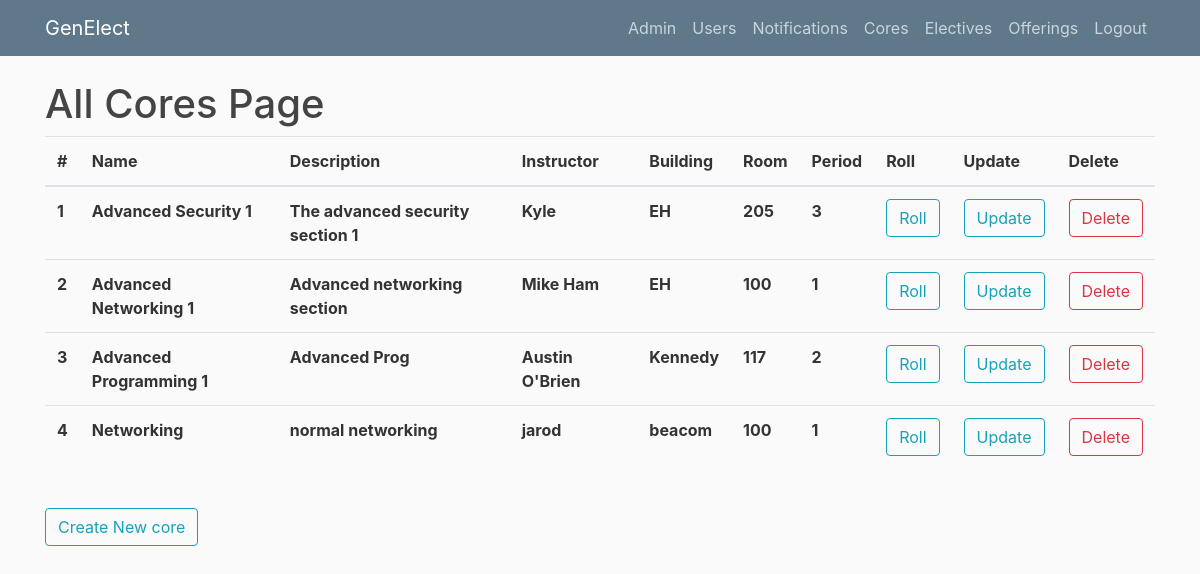
/allcores (signed in), run on an earlier commit of the app's database.
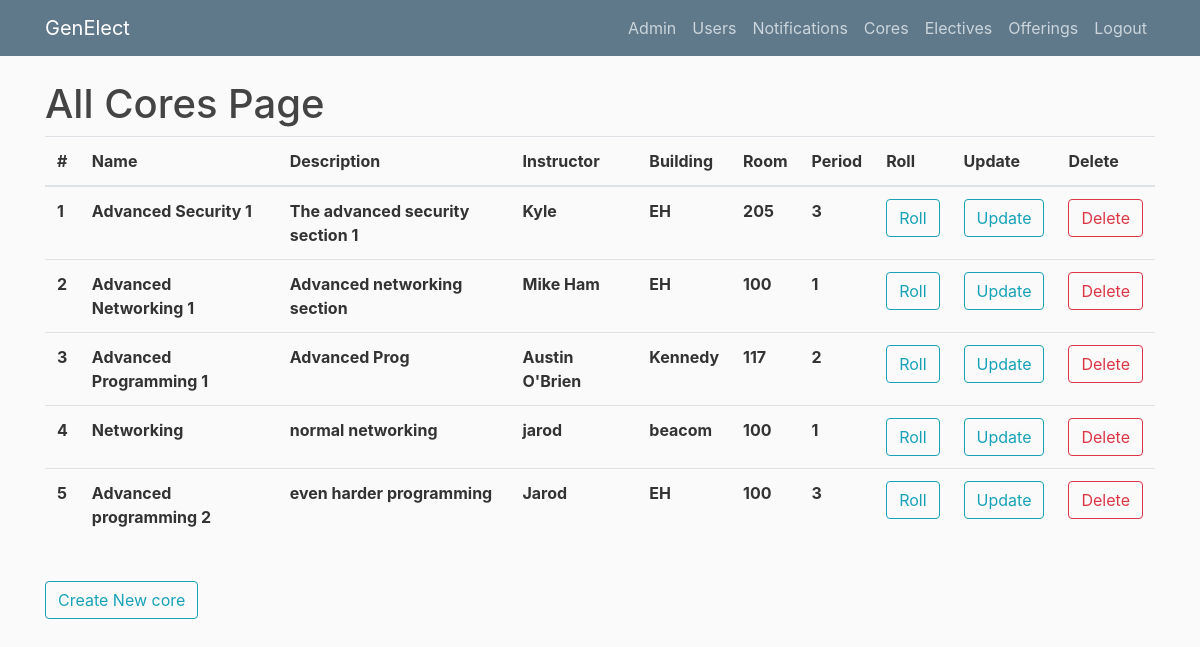
And on a later commit of the database.
### genElect/models.py (models this page shows)
class Base(db.Model):
    __abstract__ = True
    id = db.Column(db.Integer, primary_key=True, autoincrement=True)
    date_created = db.Column(db.DateTime, default=db.func.current_timestamp())
    date_modified = db.Column(db.DateTime, default=db.func.current_timestamp(),
            onupdate=db.func.current_timestamp())

class Cores(Base):
    __tablename__ = 'cores'
    name = db.Column(db.String(100))
    description = db.Column(db.String(500))
    building = db.Column(db.String(100))
    room = db.Column(db.String(100))
    core_period = db.Column(db.Integer)
    instructor = db.Column(db.String(100))
    registrations = db.relationship('CoreRegistrations', backref='core', lazy=True)

### genElect/__init__.py (the view)
@app.route("/allcores")
def allcores():
    if current_user.is_authenticated and (current_user.role == "admin" or current_user.role == "instructor"):
        cores = Cores.query.all()
        return render_template('allcores.html', cores=cores, title="Cores")
    else:
        return render_template('denied.html')

### genElect/__init__.py (called while the page is built)
@login_manager.user_loader
def load_user(user_id):
    return Users.query.get(int(user_id))

### genElect/templates/allcores.html
{% extends "layout.html" %}
{% block content %}
    <h1>All Cores Page</h1>
	<table class="table">
	  <thead>
	    <tr>
	      <th scope="col">#</th>
	      <th scope="col">Name</th>
	      <th scope="col">Description</th>
	      <th scope="col">Instructor</th>
	      <th scope="col">Building</th>
	      <th scope="col">Room</th>
	      <th scope="col">Period</th>
	      <th scope="col">Roll</th>
	      <th scope="col">Update</th>
	      <th scope="col">Delete</th>
	    </tr>
	  </thead>
	  <tbody>
	  	{% for core in cores %}
	    <tr>
	      <th scope="row">{{core.id}}</th>
	      <th scope="row">{{core.name}}</th>
	      <th scope="row">{{core.description}}</th>
	      <th scope="row">{{core.instructor}}</th>
	      <th scope="row">{{core.building}}</th>
	      <th scope="row">{{core.room}}</th>
	      <th scope="row">{{core.core_period}}</th>
	      <th scope="row"><button type="button" onclick="window.location.href = '/coreroll/{{core.id}}'" class="btn btn-outline-info">Roll</button></th>
	      <th scope="row"><button type="button" onclick="window.location.href = '/editcore/{{core.id}}'" class="btn btn-outline-info">Update</button></th>
	      <th scope="row"><button type="button" onclick="window.location.href = '/deletecore/{{core.id}}'" class="btn btn-outline-danger">Delete</button></th>
	    </tr>
	    {% endfor %}
	  </tbody>
	</table>
    <br><button type="button" onclick="window.location.href = '/createcore'" class="btn btn-outline-info">Create New core</button>
{% endblock content %}

What changed in the data, as far as the page shows it:
added Cores: id "5", name "Advanced programming 2", description "even harder programming", instructor "Jarod", building "EH", room "100", core_period "3"
